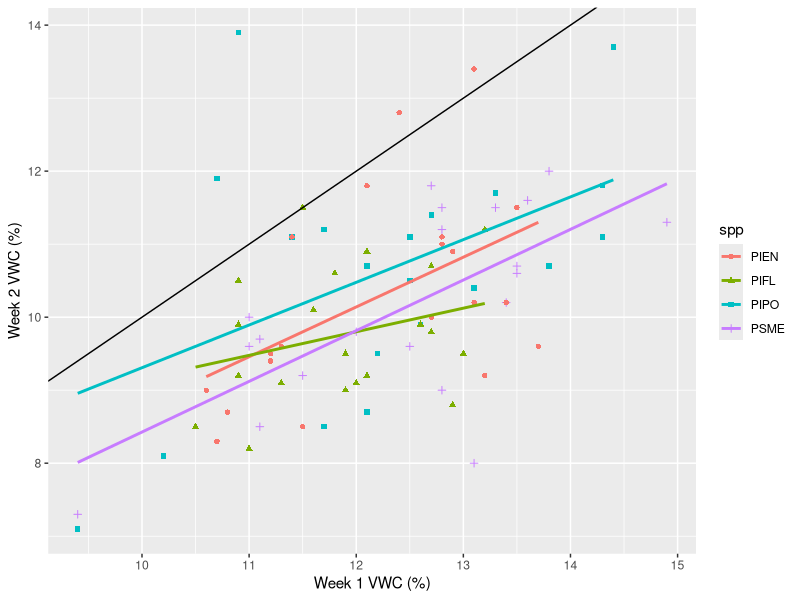
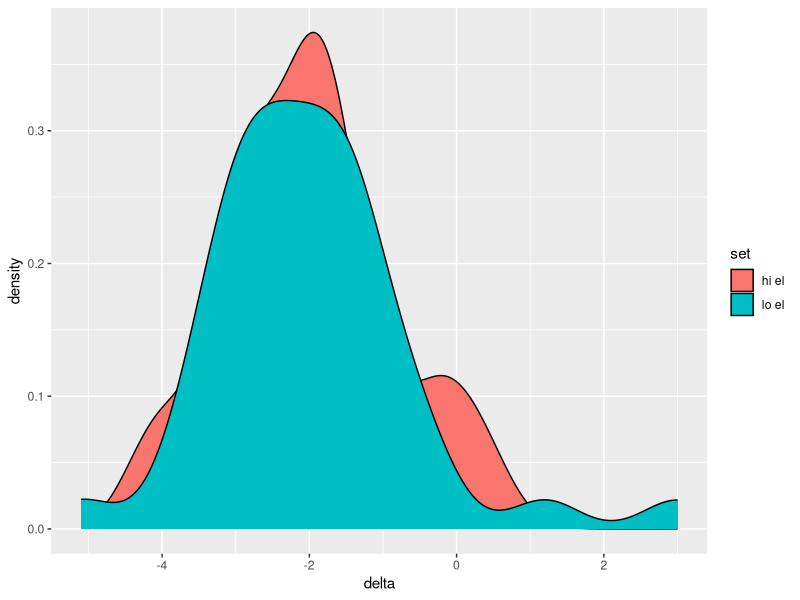

The R script that drew these images, in order:
# This script was specifically written to look at changes in VWC from the initial
# (pre-treatment) reading to the first experimental sampling.
# See SoilMoisture.R for more time series analysis across the whole experiment....

library(tidyverse)

vwc_init <- read_csv("data/Experiment/Raw/VWC_07182025.csv")[,1:2] %>% 
  transmute(tree = TreeID, vwc1 = VWC_perc) %>% 
  mutate(week = 0)

vwc_pipo <- read_csv("data/Experiment/Raw/PIPO_VWC_07232025.csv")
vwc_psme <- read_csv("data/Experiment/Raw/PSME_VWC_07232025.csv")
vwc_pifl <- read_csv("data/Experiment/Raw/PIFL_VWC_07242025.csv")
vwc_pien <- read_csv("data/Experiment/Raw/PIEN_VWC_07242025.csv")

vwc_2 <- rbind(vwc_pipo, vwc_psme) %>% 
  rbind(vwc_pifl) %>% 
  rbind(vwc_pien) %>% 
  transmute(tree = TreeID, vwc2 = VWC_perc)

delta_vwc <- full_join(vwc_init, vwc_2) %>% 
  filter(!is.na(vwc2)) %>% 
  mutate(spp = str_sub(tree, 1, 4), delta = vwc2-vwc1) %>% 
  mutate(set = case_when(spp %in% c("PIPO", "PSME") ~ "lo el",
                         .default = "hi el"),
         half_init = vwc1/2) # half_init would be the (theoretical) target for
                             # starting the heatwave!


# the "high elevation" plants dried out a bit more- probably because  

ggplot(delta_vwc, aes(x = vwc1, y = vwc2, color = spp))+
  geom_point(aes(shape = spp))+
  geom_smooth(method = "lm", se = F)+
  geom_abline(slope = 1, intercept = 0)+
  labs(x = "Week 1 VWC (%)", y = "Week 2 VWC (%)")

mean(filter(delta_vwc, set == "hi el")$delta, na.rm = T) # pien, pifl; -2.0225
mean(filter(delta_vwc, set == "lo el")$delta) # pipo, psme; -1.99

summary(lm(vwc2 ~ vwc1, data = delta_vwc)) # R2 0.2567

# vwc2 (in %, pph) on average was 2.6 plus 60% of vwc1
# mean decline was 2% (absolute value)

ggplot(delta_vwc, aes(x = delta))+
  geom_density(aes(fill = set))
